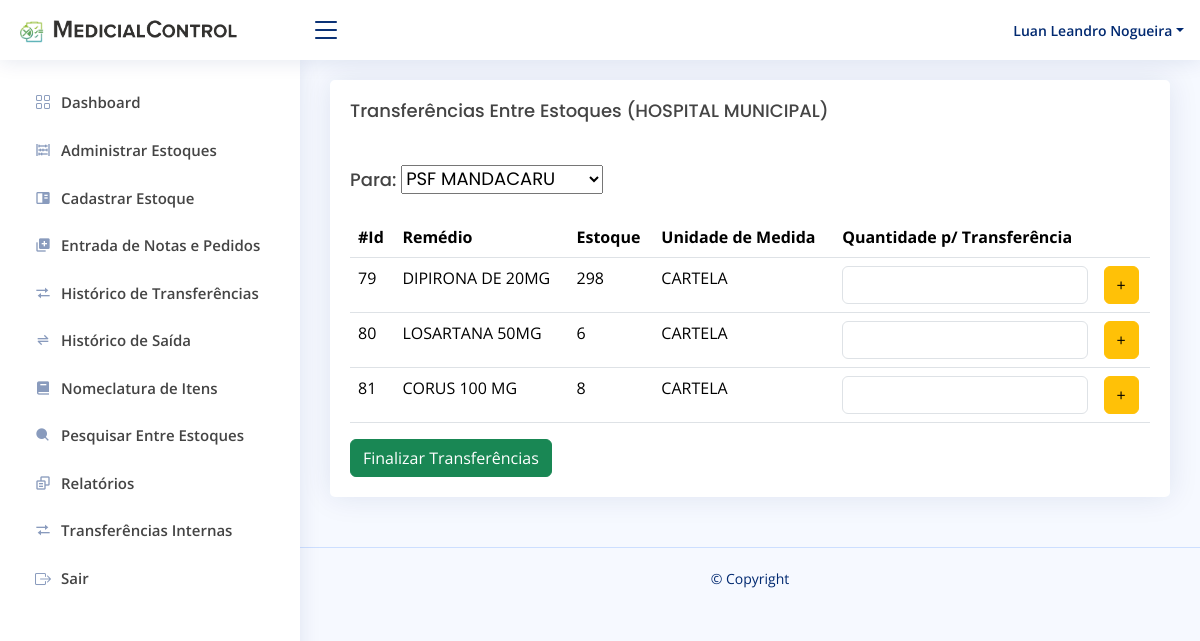
/transferenciasEstoques.php?id=8&&nome=HOSPITAL MUNICIPAL&&lote=181242 (signed in), run on the app's committed database.
### tables this page shows
CREATE TABLE `tb_remedio` (
  `id_remedio` int(11) NOT NULL,
  `nome_remedio` varchar(220) NOT NULL,
  `uni_medida_remedio` varchar(100) NOT NULL,
  `quantidade_remedio` bigint(20) NOT NULL,
  `quant_min_estoque_remedio` bigint(20) NOT NULL,
  `vencimento_remedio` date NOT NULL,
  `estoque_remedio` int(11) NOT NULL
);

### controladores/Classes.php (called while the page is built, shortened)
<?php
class Estoque
{
    private $conexao;
    public function __construct()
    {
        $this->conexao = new Conexao();
    }
    public function chamaEstoque()
    {
        $conn = $this->conexao->Conectar();
        $query = "SELECT * FROM tb_estoques";
        $stmt = $conn->prepare($query);
        $stmt->execute();
        $r = [];
        while ($retorno = $stmt->fetch(PDO::FETCH_ASSOC)) {
            $r[] = $retorno;
        };
        return $r;
    }
}
class Remedio
{
    private $conexao;
    public function __construct()
    {
        $this->conexao = new Conexao();
    }
    public function chamaRemedioPorEstoque($idEstoque)
    {
        $query = "SELECT * FROM tb_remedio WHERE estoque_remedio = :idEstoque";
        $conn = $this->conexao->Conectar();
        $stmt = $conn->prepare($query);
        $stmt->bindParam(":idEstoque", $idEstoque);
        $stmt->execute();
        $r = [];
        while ($retorno = $stmt->fetch(PDO::FETCH_ASSOC)) {
            $r[] = $retorno;
        };
        return $r;
    }
}

### transferenciasEstoques.php (the view, shortened to what this page needs)
<?php
include "controladores/Controller.php";
include "controladores/Classes.php";
$func = new Remedio;
$chamaRemedio = $func->chamaRemedioPorEstoque($_GET['id']);
$func2 = new Estoque;
$chamaEstoque = $func2->chamaEstoque();
$lote = $_GET['lote'];
$nomeEstoque = $_GET['nome'];
?>
<!DOCTYPE html>
<html lang="pt-br">
<head>
</head>
<body>
    <header id="header" class="header fixed-top d-flex align-items-center">
        <nav class="header-nav ms-auto">
            <ul class="d-flex align-items-center">
                <?php echo Perfil() ?>
            </ul>
        </nav>
    </header>
    <aside id="sidebar" class="sidebar">
        <?php echo sideBar() ?>
    </aside>
    <main id="main" class="main">
        <section class="section">
            <div class="row">
                <div class="col-lg-12 col-md-12">
                    <div class="col-lg-12 col-md-12">
                        <div class="card">
                            <div class="card-body">
                                <h5 class="card-title">Transferências Entre Estoques (<?php echo $nomeEstoque ?>)</h5>
                                <h4 class="card-title">Para:
                                    <select name="estoque" id="estoque">
                                        <?php foreach ($chamaEstoque as $E) { ?>
                                            <option value="<?= $E['id_estoque'] ?>"><?= $E['nome_estoque'] ?></option>
                                        <?php } ?>
                                    </select>
                                </h4>
                                <table class="table datatable">
                                    <thead>
                                        <tr>
                                            <th>#Id</th>
                                            <th>Remédio</th>
                                            <th>Estoque</th>
                                            <th>Unidade de Medida</th>
                                            <th>Quantidade p/ Transferência</th>
                                            <th></th>
                                        </tr>
                                    </thead>
                                    <tbody>
                                        <?php foreach ($chamaRemedio as $remedio) { ?>
                                            <tr>
                                                <td><?= $remedio['id_remedio'] ?></td>
                                                <td><?= $remedio['nome_remedio'] ?></td>
                                                <td class="quantRemedio"><?= $remedio['quantidade_remedio'] ?></td>
                                                <td class="uni_medida_remedio"><?= $remedio['uni_medida_remedio'] ?></td>
                                                <td><input name="valor" class="form-control" type="number"></td>
                                                <td><button onclick="addCarrinho(event)" name="butn" class="btn btn-warning ">+</button></td>
                                            </tr>
                                        <?php } ?>
                                    </tbody>
                                </table>
                                <a href="fecharCarrinho.php?lote=<?=$lote?>" class="btn btn-success">Finalizar Transferências</a>
                            </div>
                        </div>
                    </div>
                </div>
        </section>
    </main>
    <footer id="footer" class="footer">
        <div class="copyright">
            &copy; Copyright <strong><span></span></strong>
        </div>
        <div class="credits">
        </div>
    </footer>
</body>
</html>

### assets/css/style.css (style rules this page uses)
:root { scroll-behavior: smooth; }
body { font-family: "Open Sans", sans-serif; background: #f6f9ff; color: #444444; }
a { color: #4154f1; text-decoration: none; }
h1, h2, h3, h4, h5, h6 { font-family: "Nunito", sans-serif; }
#main { margin-top: 60px; padding: 20px 30px; transition: all 0.3s; }
.card { margin-bottom: 30px; border: none; border-radius: 5px; box-shadow: 0px 0 30px rgba(1, 41, 112, 0.1); }
.card-title { padding: 20px 0 15px 0; font-size: 18px; font-weight: 500; color: #444444; font-family: "Poppins", sans-serif; }
.card-body { padding: 0 20px 20px 20px; }
.header { transition: all 0.5s; z-index: 997; height: 60px; box-shadow: 0px 2px 20px rgba(1, 41, 112, 0.1); background-color: #fff; padding-left: 20px; }
.header-nav ul { list-style: none; }
.header-nav>ul { margin: 0; padding: 0; }
.sidebar { position: fixed; top: 60px; left: 0; bottom: 0; width: 300px; z-index: 996; transition: all 0.3s; padding: 20px; overflow-y: auto; scrollbar-width: thin; scrollbar-color: #aab7cf transparent; box-shadow: 0px 0px 20px rgba(1, 41, 112, 0.1); background-color: #fff; }
@media (min-width: 1200px) { #main, #footer { margin-left: 300px; } }
.footer { padding: 20px 0; font-size: 14px; transition: all 0.3s; border-top: 1px solid #cddfff; }
.footer .copyright { text-align: center; color: #012970; }
.footer .credits { padding-top: 5px; text-align: center; font-size: 13px; color: #012970; }

### data on the page
tb_remedio: id_remedio "79", nome_remedio "DIPIRONA DE 20MG", quantidade_remedio "298", uni_medida_remedio "CARTELA"
tb_remedio: id_remedio "80", nome_remedio "LOSARTANA 50MG", quantidade_remedio "6", uni_medida_remedio "CARTELA"
tb_remedio: id_remedio "81", nome_remedio "CORUS 100 MG", quantidade_remedio "8", uni_medida_remedio "CARTELA"

### other printed values
$_SESSION['nome_usuario'] "Luan Leandro Nogueira"
$nomeEstoque "HOSPITAL MUNICIPAL"
form field estoque "PSF MANDACARU"
